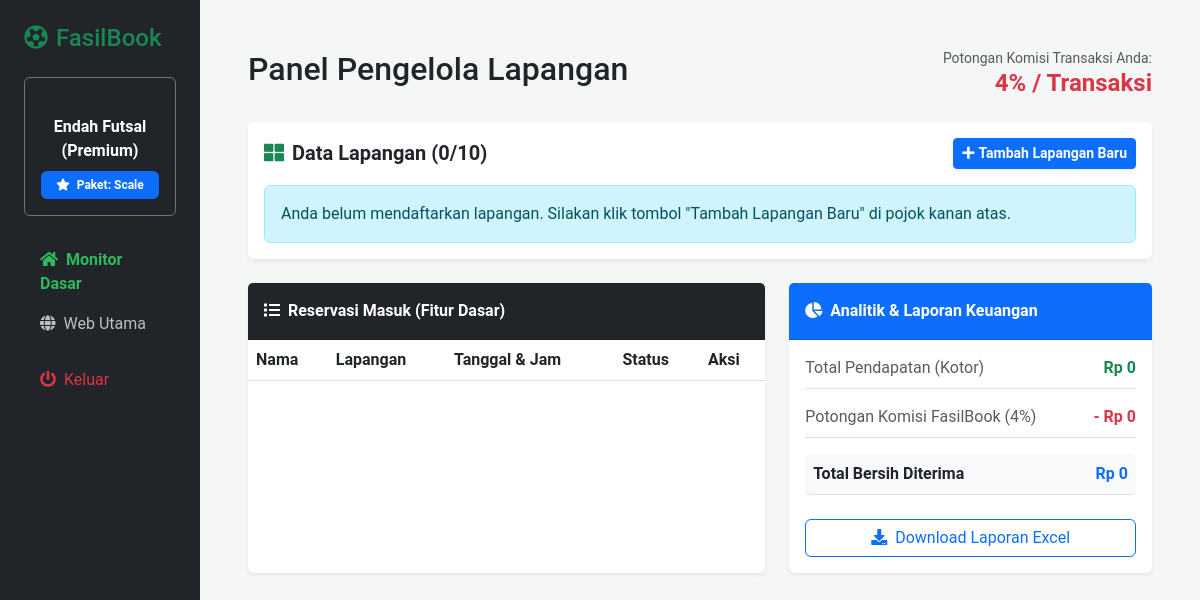
The app's page /admin/dashboard.php (signed in), older data.
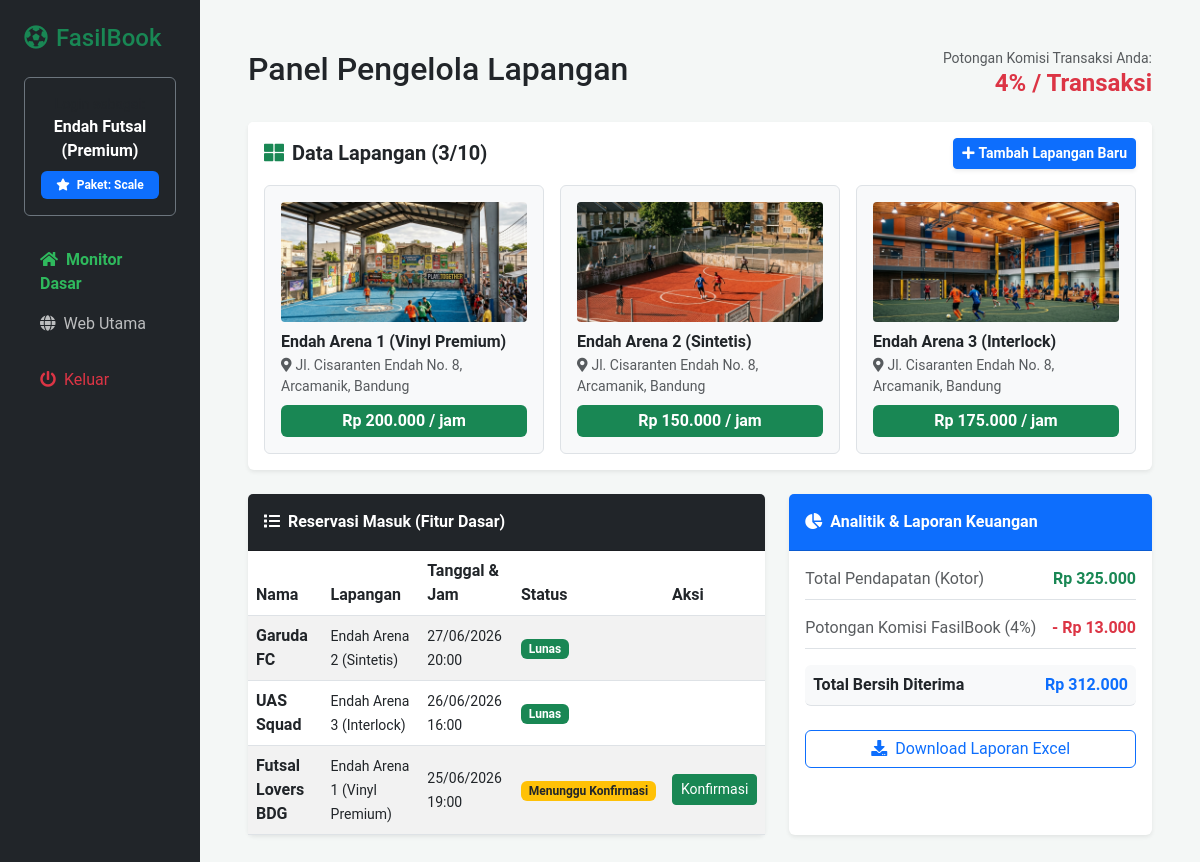
The same page, newer data.
### tables this page shows
CREATE TABLE `lapangan` (
  `id` int(11) NOT NULL AUTO_INCREMENT,
  `id_mitra` int(11) NOT NULL,
  `nama_lapangan` varchar(100) NOT NULL,
  `lokasi` text NOT NULL,
  `harga_per_jam` int(11) NOT NULL,
  `gambar` varchar(255) NOT NULL,
  PRIMARY KEY (`id`),
  KEY `id_mitra` (`id_mitra`),
  CONSTRAINT `fk_lapangan_mitra` FOREIGN KEY (`id_mitra`) REFERENCES `mitra` (`id`) ON DELETE CASCADE
);

CREATE TABLE `pesanan` (
  `id` int(11) NOT NULL AUTO_INCREMENT,
  `lapangan_id` int(11) NOT NULL,
  `nama_pemesan` varchar(100) NOT NULL,
  `tanggal_booking` date NOT NULL,
  `jam_mulai` time NOT NULL,
  `status_pembayaran` varchar(50) NOT NULL DEFAULT 'Menunggu Konfirmasi',
  `status_dana` varchar(50) NOT NULL DEFAULT 'Ditahan',
  PRIMARY KEY (`id`),
  KEY `lapangan_id` (`lapangan_id`),
  CONSTRAINT `fk_pesanan_lapangan` FOREIGN KEY (`lapangan_id`) REFERENCES `lapangan` (`id`) ON DELETE CASCADE
);

### admin/dashboard.php (the view, shortened to what the changed rows need)
<?php
include '../db.php';
$mitra_id = $_SESSION['mitra_id'];
$q_mitra = $conn->query("SELECT * FROM mitra WHERE id = '$mitra_id'");
$data_mitra = $q_mitra->fetch_assoc();
$paket = $data_mitra['paket'];
$komisi = $data_mitra['komisi_persen'];
$q_count = $conn->query("SELECT COUNT(id) as total FROM lapangan WHERE id_mitra = '$mitra_id'");
$total_lapangan = $q_count->fetch_assoc()['total'];
$batas_lapangan = ($paket == 'Scale') ? 10 : 1;
?>
<!DOCTYPE html>
<html lang="id">
<head>
    <link href="https://cdn.jsdelivr.net/npm/bootstrap@5.3.0/dist/css/bootstrap.min.css" rel="stylesheet">
    <link href="https://cdnjs.cloudflare.com/ajax/libs/font-awesome/5.10.0/css/all.min.css" rel="stylesheet">
</head>
<body>
    <div class="container-fluid">
        <div class="row">
            <div class="col-md-10 p-5">
                <div class="d-flex justify-content-between align-items-center mb-4">
                    <h2>Panel Pengelola Lapangan</h2>
                </div>
                <div class="card border-0 shadow-sm rounded mb-4">
                    <div class="card-header bg-white d-flex justify-content-between p-3 align-items-center border-bottom-0">
                        <h5 class="m-0 fw-bold"><i class="fa fa-th-large text-success me-2"></i>Data Lapangan (<?php echo $total_lapangan . '/' . $batas_lapangan; ?>)</h5>
                        <?php if($total_lapangan < $batas_lapangan): ?>
                            <a href="tambah_lapangan.php" class="btn btn-sm btn-primary fw-bold shadow-sm"><i class="fa fa-plus me-1"></i>Tambah Lapangan Baru</a>
                        <?php endif; ?>
                    </div>
                    <div class="card-body pt-0">
                        <div class="row g-3">
                            <?php
                            $ql = $conn->query("SELECT * FROM lapangan WHERE id_mitra = '$mitra_id'");
                            if($ql->num_rows > 0):
                                while ($lap = $ql->fetch_assoc()):
                                    $img_path = !empty($lap['gambar']) ? '../'.$lap['gambar'] : 'https://via.placeholder.com/300x150/2FB95D/FFFFFF?text=FasilBook';
                            ?>
                                <div class="col-md-4">
                                    <div class="border p-3 rounded bg-light">
                                        <img src="<?php echo $img_path; ?>" class="lapangan-img" onerror="this.src='https://via.placeholder.com/300x150/2FB95D/FFFFFF?text=FasilBook'">
                                        <h6 class="fw-bold mb-1 text-dark"><?php echo htmlspecialchars($lap['nama_lapangan']); ?></h6>
                                        <div class="text-muted small mb-2"><i class="fa fa-map-marker-alt me-1"></i><?php echo htmlspecialchars($lap['lokasi'] ?? '-'); ?></div>
                                        <span class="badge bg-success text-white w-100 py-2 fs-6">Rp <?php echo number_format($lap['harga_per_jam'],0,',','.'); ?> / jam</span>
                                    </div>
                                </div>
                            <?php
                                endwhile;
                            else:
                            ?>
                                <div class="col-12">
                                    <div class="alert alert-info mb-0">Anda belum mendaftarkan lapangan. Silakan klik tombol "Tambah Lapangan Baru" di pojok kanan atas.</div>
                                </div>
                            <?php endif; ?>
                        </div>
                    </div>
                </div>
                <div class="row mb-4">
                    <div class="col-md-7">
                        <div class="card border-0 shadow-sm rounded h-100">
                            <div class="card-body p-0">
                                <table class="table table-striped align-middle m-0">
                                    <thead><tr><th>Nama</th><th>Lapangan</th><th>Tanggal & Jam</th><th>Status</th><th>Aksi</th></tr></thead>
                                    <tbody>
                                        <?php
                                        $result = $conn->query("SELECT p.*, l.nama_lapangan FROM pesanan p JOIN lapangan l ON p.lapangan_id = l.id WHERE l.id_mitra = '$mitra_id' ORDER BY p.id DESC LIMIT 5");
                                        while ($row = $result->fetch_assoc()):
                                            $st = $row['status_pembayaran'];
                                            if ($st == 'Lunas') {
                                                $bdg = 'bg-success';
                                            } elseif ($st == 'Menunggu Konfirmasi') {
                                                $bdg = 'bg-warning text-dark';
                                            } else {
                                                $bdg = 'bg-danger';
                                            }
                                        ?>
                                        <tr>
                                            <td class="fw-bold"><?php echo htmlspecialchars($row['nama_pemesan']); ?></td>
                                            <td><small><?php echo htmlspecialchars($row['nama_lapangan']); ?></small></td>
                                            <td><small><?php echo date('d/m/Y', strtotime($row['tanggal_booking'])) . ' ' . substr($row['jam_mulai'], 0, 5); ?></small></td>
                                            <td><span class="badge <?php echo $bdg; ?>"><?php echo $st; ?></span></td>
                                            <td>
                                                <?php if($st == 'Menunggu Konfirmasi') echo "<a href='konfirmasi.php?id={$row['id']}' class='btn btn-sm btn-success'>Konfirmasi</a>"; ?>
                                            </td>
                                        </tr>
                                        <?php endwhile; ?>
                                    </tbody>
                                </table>
                            </div>
                        </div>
                    </div>
                    <div class="col-md-5">
                        <div class="card border-0 shadow-sm rounded h-100 <?php echo ($paket == 'Starter') ? 'locked-feature' : ''; ?>">
                            <div class="card-body">
                                <?php
                                $q_finance = $conn->query("SELECT SUM(l.harga_per_jam) as total FROM pesanan p JOIN lapangan l ON p.lapangan_id = l.id WHERE l.id_mitra = '$mitra_id' AND p.status_pembayaran = 'Lunas'");
                                $total_kotor = $q_finance->fetch_assoc()['total'] ?? 0;
                                $potongan_fb = ($total_kotor * $komisi) / 100;
                                $bersih_mitra = $total_kotor - $potongan_fb;
                                ?>
                                <div class="d-flex justify-content-between mb-3 border-bottom pb-2">
                                    <span class="text-muted">Total Pendapatan (Kotor)</span>
                                    <span class="fw-bold text-success">Rp <?php echo number_format($total_kotor, 0, ',', '.'); ?></span>
                                </div>
                                <div class="d-flex justify-content-between mb-3 border-bottom pb-2">
                                    <span class="text-muted">Potongan Komisi FasilBook (<?php echo $komisi; ?>%)</span>
                                    <span class="fw-bold text-danger">- Rp <?php echo number_format($potongan_fb, 0, ',', '.'); ?></span>
                                </div>
                                <div class="d-flex justify-content-between mb-3 border-bottom pb-2 bg-light p-2 rounded">
                                    <span class="fw-bold">Total Bersih Diterima</span>
                                    <span class="fw-bold text-primary">Rp <?php echo number_format($bersih_mitra, 0, ',', '.'); ?></span>
                                </div>
                            </div>
                        </div>
                    </div>
                </div>
            </div>
        </div>
    </div>
</body>
</html>

Row changes from the older to the newer data that the page shows:
added lapangan: gambar (picture), nama_lapangan "Endah Arena 1 (Vinyl Premium)", lokasi "Jl. Cisaranten Endah No. 8, Arcamanik, Bandung", harga_per_jam "200.000"
added lapangan: gambar (picture), nama_lapangan "Endah Arena 2 (Sintetis)", lokasi "Jl. Cisaranten Endah No. 8, Arcamanik, Bandung", harga_per_jam "150.000"
added lapangan: gambar (picture), nama_lapangan "Endah Arena 3 (Interlock)", lokasi "Jl. Cisaranten Endah No. 8, Arcamanik, Bandung", harga_per_jam "175.000"
added pesanan: nama_pemesan "Garuda FC", lapangan.nama_lapangan "Endah Arena 2 (Sintetis)", tanggal_booking "27/06/2026", jam_mulai "20:00", status_pembayaran "Lunas"
added pesanan: nama_pemesan "UAS Squad", lapangan.nama_lapangan "Endah Arena 3 (Interlock)", tanggal_booking "26/06/2026", jam_mulai "16:00", status_pembayaran "Lunas"
added pesanan: nama_pemesan "Futsal Lovers BDG", lapangan.nama_lapangan "Endah Arena 1 (Vinyl Premium)", tanggal_booking "25/06/2026", jam_mulai "19:00", status_pembayaran "Menunggu Konfirmasi"
Text that changed along with them:
$total_lapangan: "0" → "3"
$total_kotor: "0" → "325.000"
$potongan_fb: "0" → "13.000"
$bersih_mitra: "0" → "312.000"
text no longer shown: "Anda belum mendaftarkan lapangan. Silakan klik tombol \"Tambah Lapangan Baru\" di pojok kanan atas."
